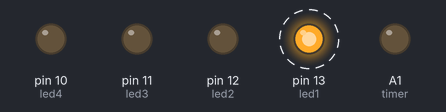
Simulated run of this sketch. Board: Arduino Uno, built with avr-gcc and run on an emulated ATmega328P. Parts: output pins drawn as LEDs (lit = HIGH). Dashed ring = blinking.

Above: at 0.2 s.
Timing chart, 0 to 3.0 s (numbered marks = the images above):
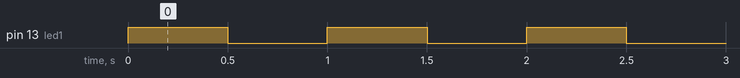

The sketch:

DigitalOutput.ino
```cpp
/* Main.ino file generated by New Project wizard
 *
 * Created	: Tue Sep 22 2026
 * Processor	: Arduino Uno
 * Compiler	: Arduino AVR (Proteus)
 * Programmer	: Abd Rahim Bin Kasiman
 */

 #define led1	13
 #define led2	12
 #define led3	11
 #define led4	10
 #define pbAL	8
 #define pbAH	9
 #define timer	A1

void setup ()
{  pinMode(led1,OUTPUT);  pinMode(led2,OUTPUT);
   pinMode(led3,OUTPUT);  pinMode(led4,OUTPUT);
   pinMode(pbAL,INPUT);   pinMode(pbAH,INPUT);

   pinMode(timer,OUTPUT);
   digitalWrite(timer,LOW);

   Serial.begin(9600);
}

void loop()
{  digitalWrite(led1,HIGH);	delay(500);
   digitalWrite(led1,LOW);	delay(500);
}
```

Measured:
- by itself, pin 13 (led1): alternates HIGH for 0.50 s and LOW for 0.50 s
